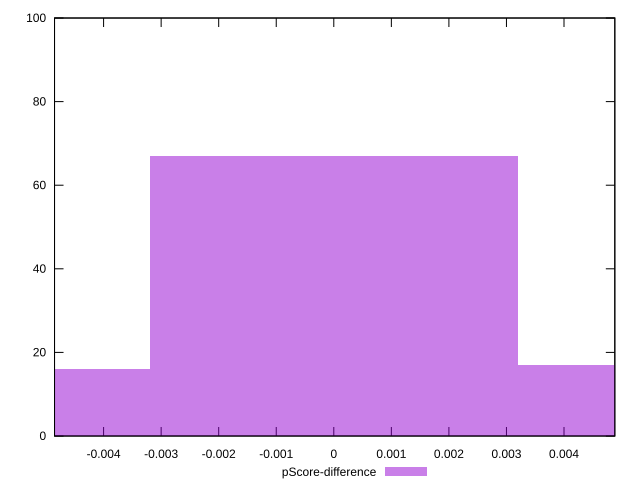

Reproduce this figure in gnuplot.
reset

$pScoreDifference <<EOF
0.006391762673645663 17
0 67
-0.006391762673645663 16
EOF

set key outside below
set boxwidth 0.006391762673645663
set xrange [-0.004852384617277217:0.004883024291380322]
set yrange [0:100]
set trange [0:100]
set style fill transparent solid 0.5 noborder
set terminal svg size 640, 490 enhanced background rgb 'white'
set output "reports/report_00027_2021-02-24T12-40-31.850Z/bootup-time/samples/astro/pScore-difference/histogram.svg"

plot $pScoreDifference title "pScore-difference" with boxes

reset
